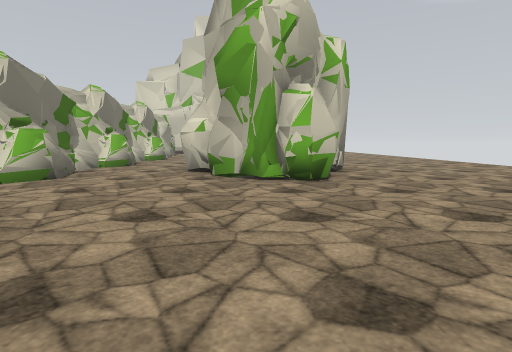
View 1 (above)

20 first-person views from a walk through a 3-D level made in the Unity game engine. The camera is 1.3 m above the floor, tilts 6° down and sees 80° across. The floor is counted in squares, 2 m on a side. Each view is taken from the middle of a square. On the plan, view 1 faces up. The plan holds only what a view shows up to about 10 squares ahead; the rest is blank. The place goes on beyond the plan. The player is left out. Some animated figures are left out. Some surface patterns are stand-ins.

View 2
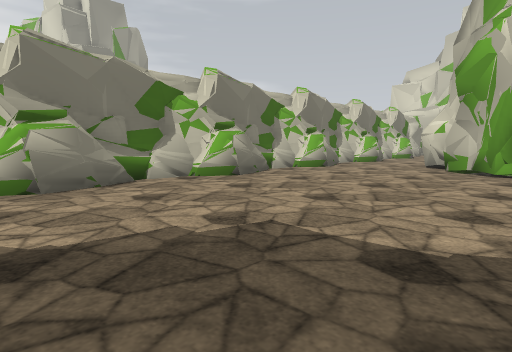

View 3
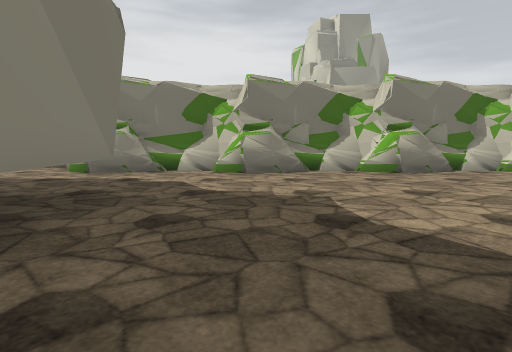

View 4
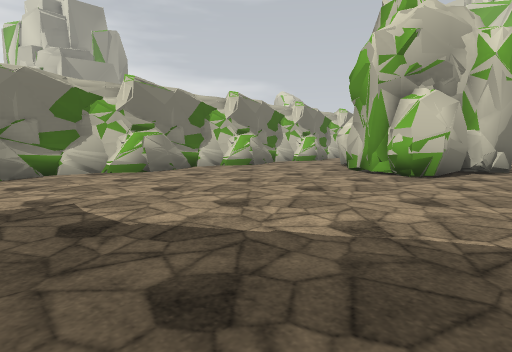

View 5
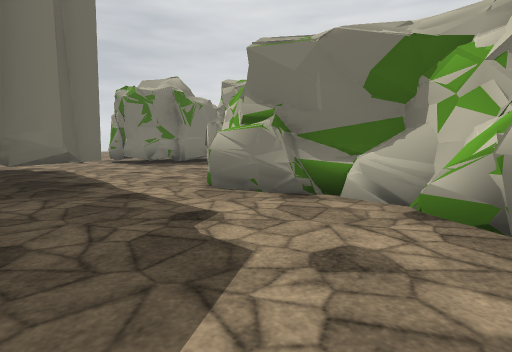

View 6
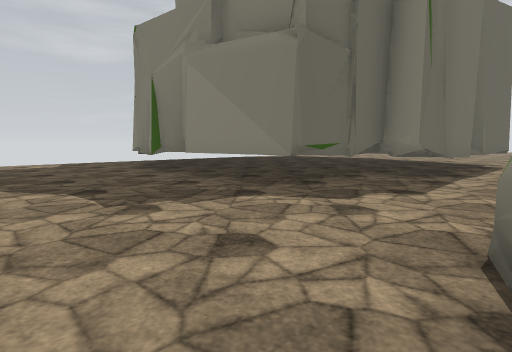

View 7
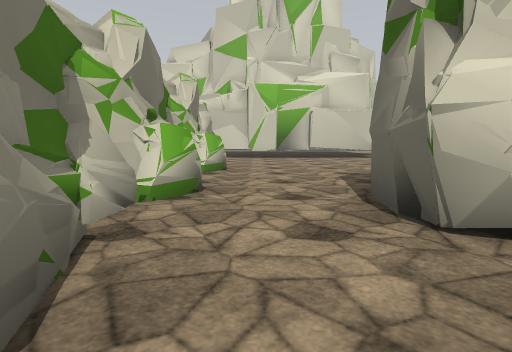

View 8
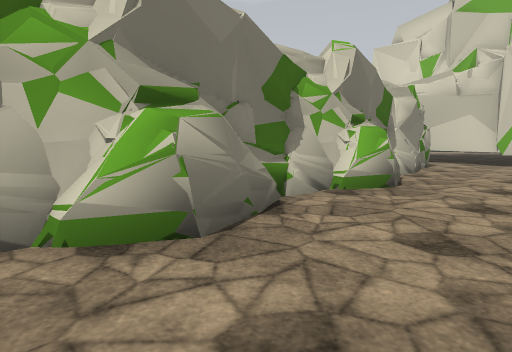

View 9
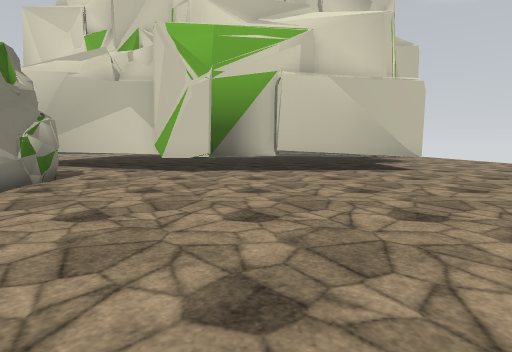

View 10
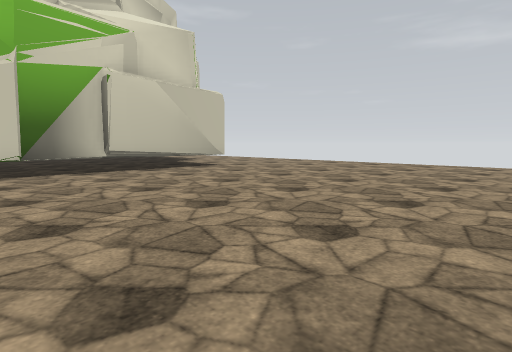

View 11
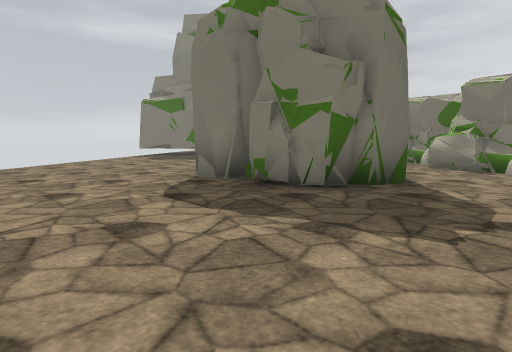

View 12
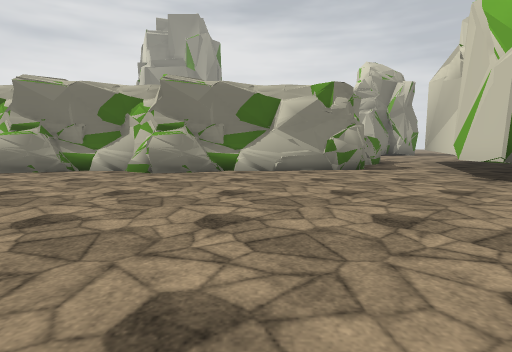

View 13
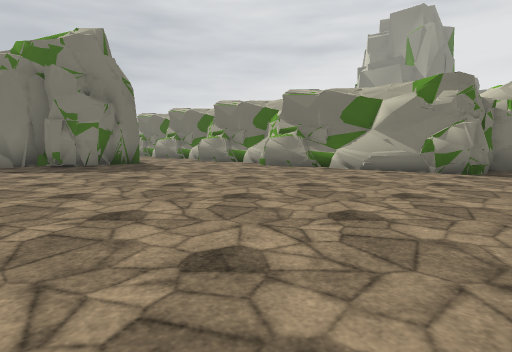

View 14
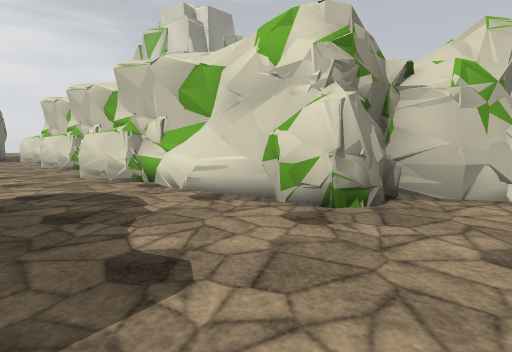

View 15
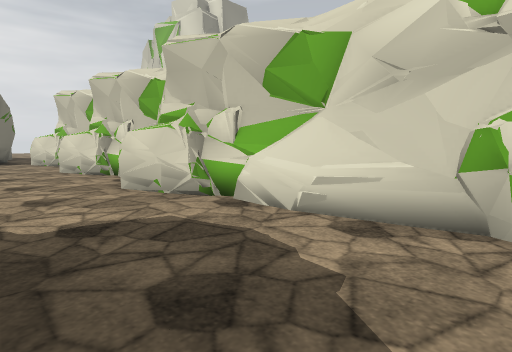

View 16
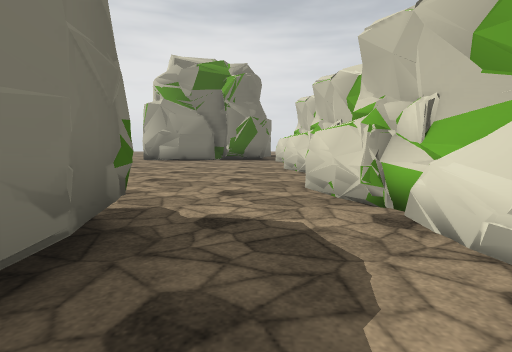

View 17
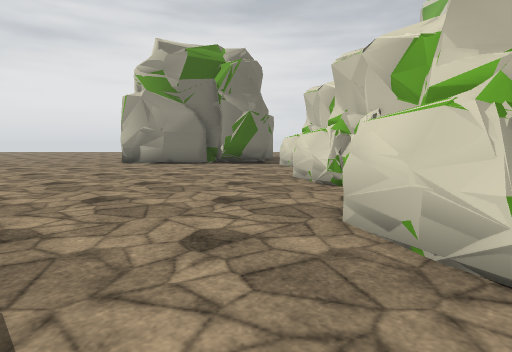

View 18
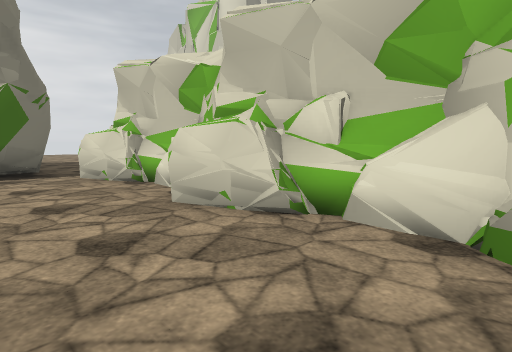

View 19
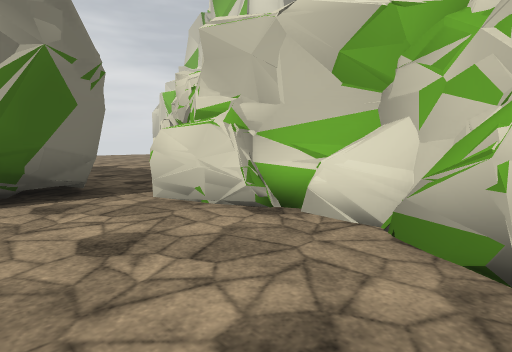

View 20
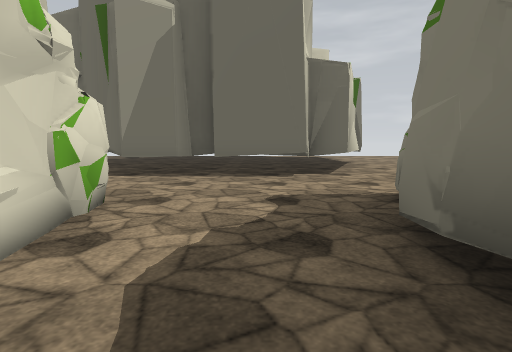

### Floor plan
Key: @ floor where view 1 was taken; # wall or solid block; . floor.
Columns run from 24 left of view 1 to 3 right of it. Each row starts with its distance up from view 1.
 21                  ###
 20                  ..#########
 19                  #..........
 18                  ##.........
 17                   ##........
 16                    #........
 15                    #........
 14                    #........
 13                    ##.......
 12                    #........
 11                    #........
 10                    ##.......
  9                    ##..###..
  8                    #...####.
  7                    #...####.
  6                    ##...##..
  5                    #........
  4                    #........
  3                    ##.......
  2                    ##.......
  1                    #........
  0                    #....@...
 -1                    ##.......
 -2                    #........
 -3                    #...#####
 -4                    ##..#
 -5                    ##..#
 -6 ...               ##..##
 -7 ...... ############...#
 -8  .....##..##.##.......#
 -9      ##...............#
-10       #.........##...##

Positions as (right, up) in squares from view 1, and headings:
1: (0, 0), facing up
2: (1, -2), facing up-left
3: (3, -1), facing left
4: (3, -1), facing up-left
5: (-1, -1), facing down-left
6: (-4, 1), facing down-right
7: (-3, 5), facing up
8: (-2, 8), facing up-left
9: (-1, 12), facing up
10: (-3, 12), facing up-right
11: (1, 14), facing down
12: (3, 15), facing left
13: (3, 19), facing down-left
14: (-4, -10), facing up-left
15: (-6, -10), facing up-left
16: (-6, -9), facing left
17: (-8, -9), facing left
18: (-11, -10), facing up-left
19: (-14, -10), facing up-left
20: (-9, -9), facing right
